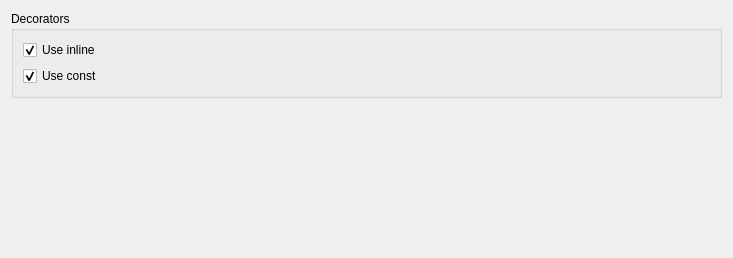
<?xml version="1.0" encoding="UTF-8"?>
<ui version="4.0">
 <class>EncapsulateField::ProjectConfigPage</class>
 <widget class="QWidget" name="EncapsulateField::ProjectConfigPage">
  <property name="geometry">
   <rect>
    <x>0</x>
    <y>0</y>
    <width>733</width>
    <height>258</height>
   </rect>
  </property>
  <property name="windowTitle">
   <string>Form</string>
  </property>
  <layout class="QVBoxLayout" name="verticalLayout">
   <item>
    <widget class="QGroupBox" name="gb_decorators">
     <property name="title">
      <string>Decorators</string>
     </property>
     <layout class="QVBoxLayout" name="verticalLayout_2">
      <item>
       <widget class="QCheckBox" name="kcfg_useInline">
        <property name="text">
         <string>Use inline</string>
        </property>
        <property name="checked">
         <bool>true</bool>
        </property>
       </widget>
      </item>
      <item>
       <widget class="QCheckBox" name="kcfg_useConst">
        <property name="text">
         <string>Use const</string>
        </property>
        <property name="checked">
         <bool>true</bool>
        </property>
       </widget>
      </item>
     </layout>
    </widget>
   </item>
   <item>
    <spacer name="verticalSpacer">
     <property name="orientation">
      <enum>Qt::Vertical</enum>
     </property>
     <property name="sizeHint" stdset="0">
      <size>
       <width>20</width>
       <height>40</height>
      </size>
     </property>
    </spacer>
   </item>
  </layout>
 </widget>
 <resources/>
 <connections/>
</ui>
